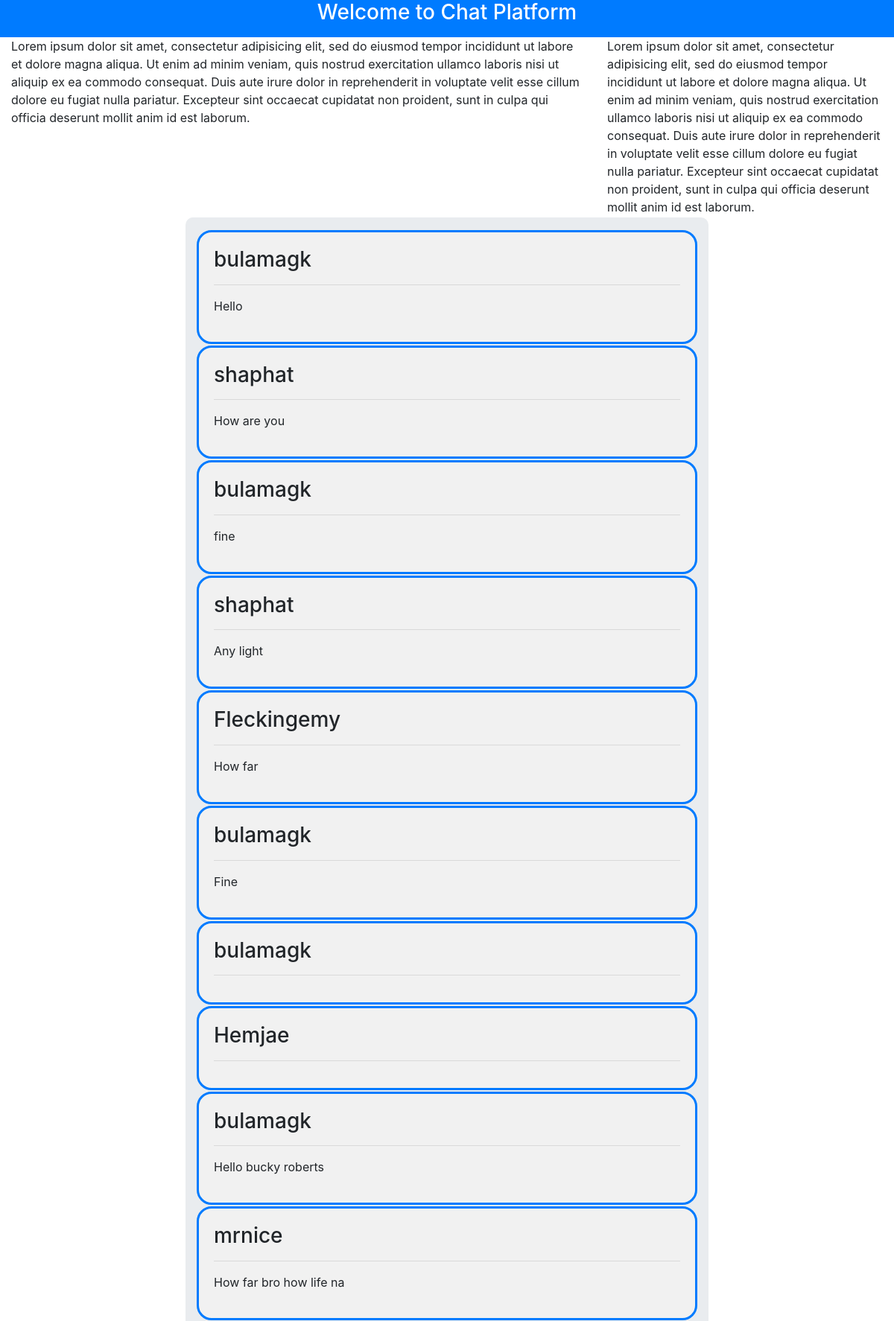
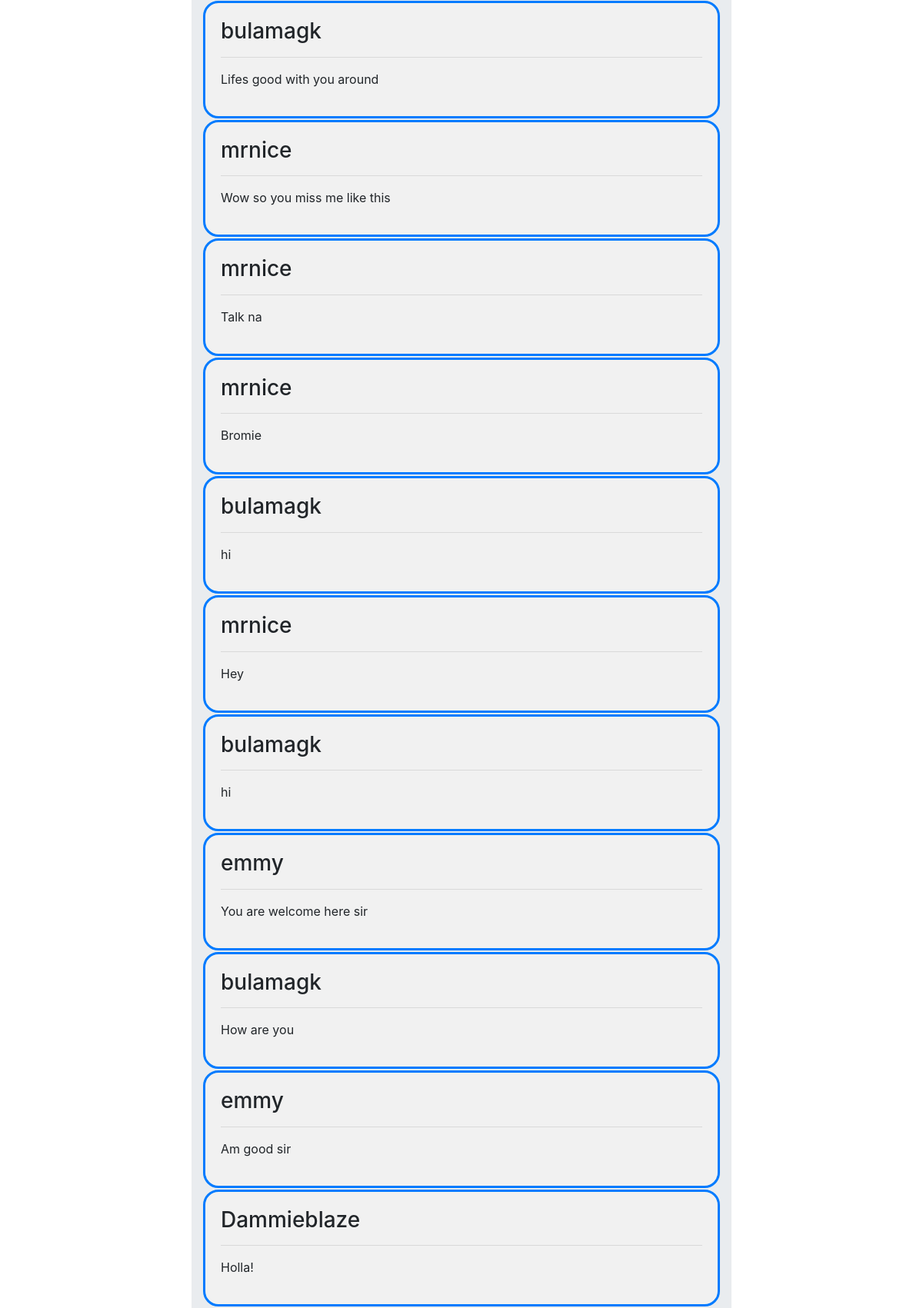
Screenshot of /ori_home.php (upper part) with the database file from the repository (2 pictures, top to bottom).
### tables this page shows
CREATE TABLE `chat` (
  `id` tinyint(4) NOT NULL,
  `username` varchar(100) NOT NULL,
  `chat` text NOT NULL
);

### ori_home.php (the view, shortened to what this page needs)
<?php
  $conn = new mysqli('localhost', 'root', '', 'final');
  if ($conn->connect_error) {
    die($conn->connect_error); exit();
  }else {
    $q = "SELECT * FROM chat";
    $result = $conn->query($q);
  }
 ?>
<!DOCTYPE html>
<html lang="en" dir="ltr">
  <head>
    <link rel="stylesheet" href="css/bootstrap.css">
  </head>
  <body>
    <div style="min-height: 50px; background:#007bff;" class="sticky-top">
      <h3 style="color: white;" class="text-center"> <?php echo $_SESSION['user']; ?> Welcome to Chat Platform</h3>
    </div>
    <div class="container-fluid">
      <div class="row">
        <div class="col-sm-8">
          Lorem ipsum dolor sit amet, consectetur adipisicing elit, sed do eiusmod tempor incididunt ut labore et dolore magna aliqua. Ut enim ad minim veniam, quis nostrud exercitation ullamco laboris nisi ut aliquip ex ea commodo consequat. Duis aute irure dolor in reprehenderit in voluptate velit esse cillum dolore eu fugiat nulla pariatur. Excepteur sint occaecat cupidatat non proident, sunt in culpa qui officia deserunt mollit anim id est laborum.
        </div>
        <div class="col-sm-4">
          Lorem ipsum dolor sit amet, consectetur adipisicing elit, sed do eiusmod tempor incididunt ut labore et dolore magna aliqua. Ut enim ad minim veniam, quis nostrud exercitation ullamco laboris nisi ut aliquip ex ea commodo consequat. Duis aute irure dolor in reprehenderit in voluptate velit esse cillum dolore eu fugiat nulla pariatur. Excepteur sint occaecat cupidatat non proident, sunt in culpa qui officia deserunt mollit anim id est laborum.
        </div>
      </div>
      <div class="chat-container" style="width:60%; margin: 2px auto; background:#e9ecef;padding:15px; border-radius: 10px;">
        <?php
          while ($row = $result->fetch_assoc()) {
          echo '<div style="width:100%; padding: 20px; margin:2px auto; background:#f1f1f1; border: 3px solid #007bff; border-radius: 20px;" >
                  <h3>'.$row["username"].'</h3> <hr> <p>'.
                  $row["chat"].'</p>
                  </div>'
                ;}?>
      </div>
      </div>
  </body>
</html>

### rows the page displays
chat: username "bulamagk", chat "Hello"
chat: username "shaphat", chat "How are you"
chat: username "bulamagk", chat "fine"
chat: username "shaphat", chat "Any light"
chat: username "Fleckingemy", chat "How far"
chat: username "bulamagk", chat "Fine"
chat: username "bulamagk"
chat: username "Hemjae"
chat: username "bulamagk", chat "Hello bucky roberts"
chat: username "mrnice", chat "How far bro how life na"
chat: username "bulamagk", chat "Lifes good with you around"
chat: username "mrnice", chat "Wow so you miss me like this"
chat: username "mrnice", chat "Talk na"
chat: username "mrnice", chat "Bromie"
chat: username "bulamagk", chat "hi"
chat: username "mrnice", chat "Hey"
chat: username "bulamagk", chat "hi"
chat: username "emmy", chat "You are welcome here sir"
chat: username "bulamagk", chat "How are you"
chat: username "emmy", chat "Am good sir"
chat: username "Dammieblaze", chat "Holla!"
